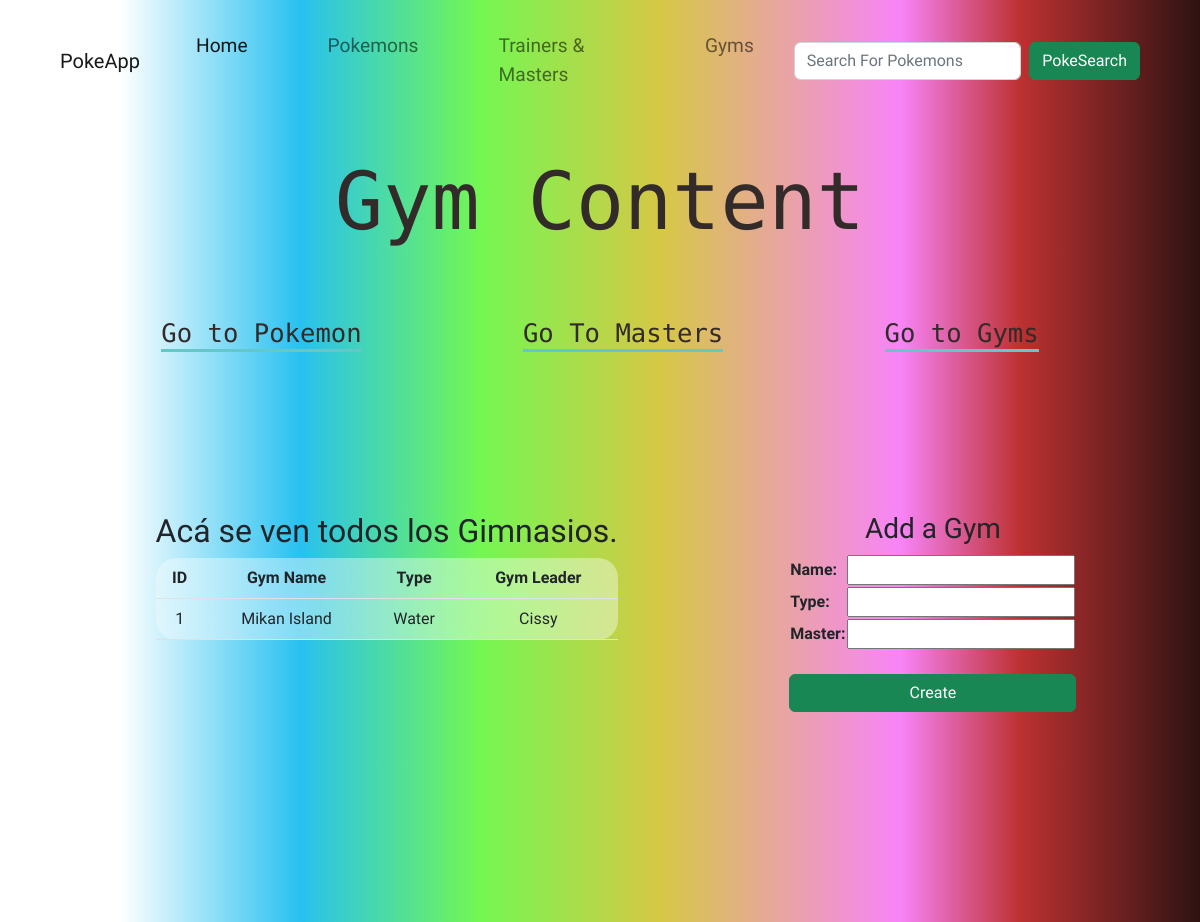
The page /PokeApp/gym/ on the database as committed earlier.
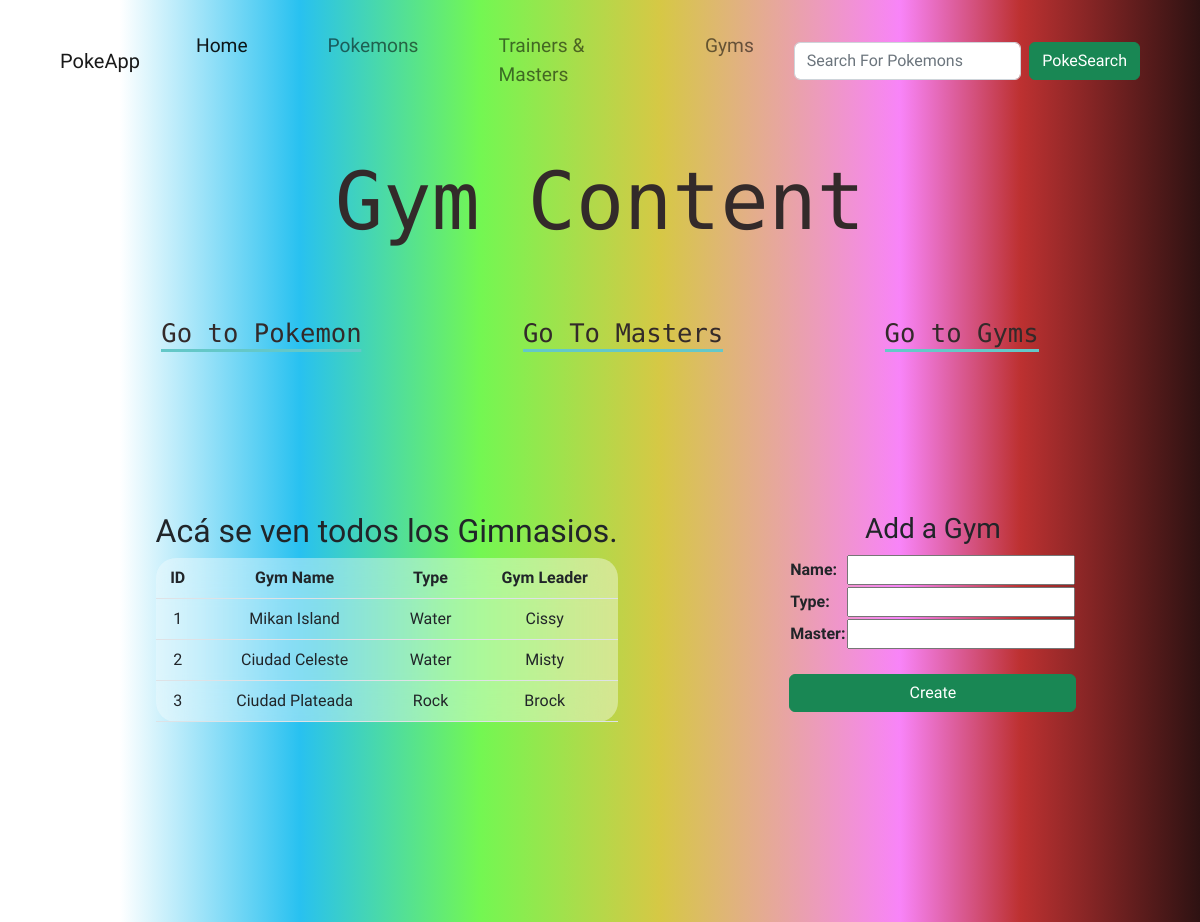
The same page on the database as committed later.
### myApp/models.py (models this page shows, shortened)
class Gym(models.Model):
    name = models.CharField(max_length=20)
    type = models.CharField(max_length=20)
    master = models.CharField(max_length=20)

### myApp/views.py (the view)
# urls.py: path('gym/', views.views_gym, name='Gym'),
def views_gym(request):
    all_gyms = Gym.objects.all()
    if request.method == 'POST':
        gymform = GymForm(request.POST)
        if gymform.is_valid():
            info = gymform.cleaned_data
            gym = Gym(name=info['name'], type=info['type'], master=info['master'])
            gym.save()
            return render(request, 'myApp/gym.html', {'all_gyms': all_gyms, 'gymform': gymform })
    else:
        gymform = GymForm()
    return render(request, 'myApp/gym.html', {'all_gyms': all_gyms, 'gymform': gymform })

### myApp/forms.py
class GymForm(forms.Form):
    name = forms.CharField()
    type = forms.CharField()
    master = forms.CharField()

### myApp/templates/myApp/gym.html (shortened to what this page needs)
{% extends 'myApp/padre.html' %}
{% load static %}
{% block title %}
<h1 class="text-center header-title">Gym Content</h1>
{% endblock %}
{% block contenidoQueCambia %}
<div class="form__container d-flex justify-content-evenly">
    <ul class="d-flex flex-column align-items-center m-5">
        <h2 class="text-center">Acá se ven todos los Gimnasios.</h2>
        <table class="table table-blur">
            <thead>
                <tr>
                    <th class="text-center">ID</th>
                    <th class="text-center">Gym Name</th>
                    <th class="text-center">Type</th>
                    <th class="text-center">Gym Leader</th>
                </tr>
            </thead>
            <tbody>
                {% for gym in all_gyms %}
                    <tr>
                        <td class="mx-5 text-center">{{ gym.id }}</td>
                        <td class="mx-5 text-center">{{ gym.name }}</td>
                        <td class="mx-5 text-center">{{ gym.type }}</td>
                        <td class="mx-5 text-center">{{ gym.master }}</td>
                    </tr>
                {% endfor %}
            </tbody>
        </table>
    </ul>
    <section class="addItem--form m-5">
        <h3>Add a Gym</h3>
        <form action="" method="POST">{% csrf_token %}
            <table>
                {{ gymform.as_table }}
            </table>
            <div class="d-grid gap-2 col-12 mx-auto mt-4">
                <button class="btn btn-block btn-success" type="submit">Create</button>
            </div>
        </form>
    </section>
</div>
{% endblock %}

Rows that differ between the two databases and show on the page:
added Gym: id "2", name "Ciudad Celeste", type "Water", master "Misty"
added Gym: id "3", name "Ciudad Plateada", type "Rock", master "Brock"
